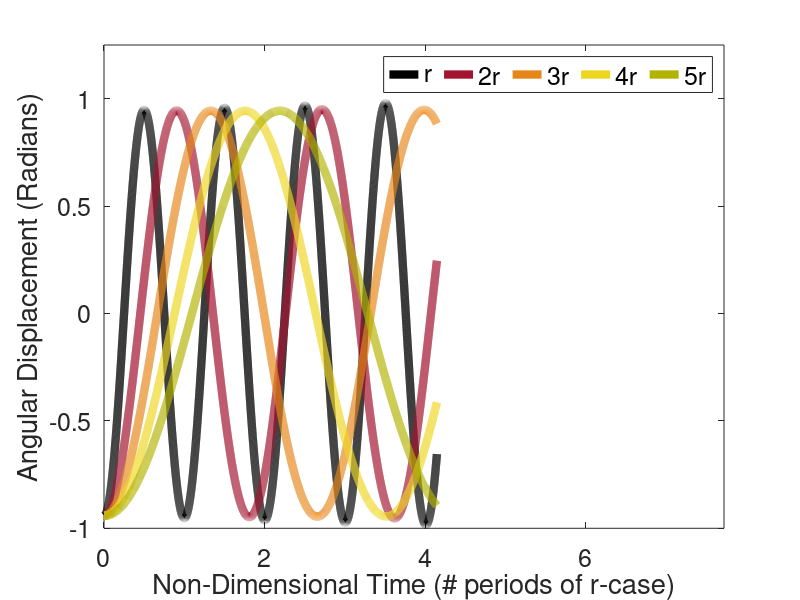

The MATLAB script that drew this image:
%%%%%%%%%%%%%%%%%%%%%%%%%%%%%%%%%%%%%%%%%%%%%%%%%%%%%%%%%%%%%%%%%%%%%%%%%%
%
% FUNCTION: computes the angular displacements of a simple gravity pendulum
%
% PURPOSE: to illustrate no change in oscillatory amplitude under
% variations in the radius of the pendulum bob.
%
% Author: N.A. Battista
% Date: 12/13/2019
% Institution: The College of New Jersey
%
%%%%%%%%%%%%%%%%%%%%%%%%%%%%%%%%%%%%%%%%%%%%%%%%%%%%%%%%%%%%%%%%%%%%%%%%%%

function simple_pendulum()

%
% Physical Parameters
%
m = 100;    % Mass of Pendulum bob
g=9.80665;  % Gravitational Acceleration;
L=0.2;      % Length of Pendulum
 
%
% Vector of Radii
%
rVec = 100*[0.005 0.010 0.015 0.02 0.025];

% 
% Temporal Parameters
%
t=0;        % initial time
tFinal = 8; % final-time
dt = 1e-3;  % time-step
ct=1;       % counter
tVec(ct)=t; % time vector storage

%
% Moment of Inertia
% 
IVec = m*(0.5*rVec.^2+L^2); 

% 
% Initial Angular Displacement
%
ang = -(pi/2-pi/5)*ones(1,5);
phi = zeros( size( ang ) );


%
% Perform the time-stepping, e.g., solve the ODEs
%
while t<=tFinal
    
    % increment the storage counter
    ct = ct+1;

    % increment time
    t = t+dt;
   
    % save current time
    tVec(ct) = t;
    
    % solve 1st order ODE for angular displacement
    ang(ct,:) = ang(ct-1,:) + dt * ( phi(ct-1,:) );
    
    % solve 1st order ODE for angular velocity
    phi(ct,:) = phi(ct-1,:) + dt * ( -m*g*L ./IVec .* sin( ang(ct-1,:) ) );
    
end


%
% Defining Colors for Plotting Data
%
color2 = [0.635 0.078 0.184];  % dark red
color5 = [0.9 0.525 0.098];    % orange
color6 = [0.929 0.840 0.1250]; % dark yellow
color7 = [0.7 0.7 0];          % 'ugly' green

%
% Note discrepancy is a bit off due to small angle approximation: 
% sin(theta) ~ theta gives below period of oscillation
%
T1 = 2*pi*sqrt( IVec(1) / (m*g*L) );
%
% Actually computed value of period is:
T1 = 1.93;

%
% Make Figure of Angular Displacement vs. Non-dimensional Time (# of oscillations of 'r' case)
%
lw=6;
fs=18;
plot(tVec/T1,ang(:,1),'k-','LineWidth',lw); hold on;
plot(tVec/T1,ang(:,2),'b-','LineWidth',lw,'Color',color2); hold on;
plot(tVec/T1,ang(:,3),'g-','LineWidth',lw,'Color',color5); hold on;
plot(tVec/T1,ang(:,4),'r-','LineWidth',lw,'Color',color6); hold on;
plot(tVec/T1,ang(:,5),'c-','LineWidth',lw,'Color',color7); hold on;
xlabel('Non-Dimensional Time (# periods of r-case)');
ylabel('Angular Displacement (Radians)');
axis([0 4*T1 -1 1.25]);
leg=legend('r','2r','3r','4r','5r','Orientation','horizontal');
set(gca,'FontSize',fs);
set(leg,'FontSize',fs);
